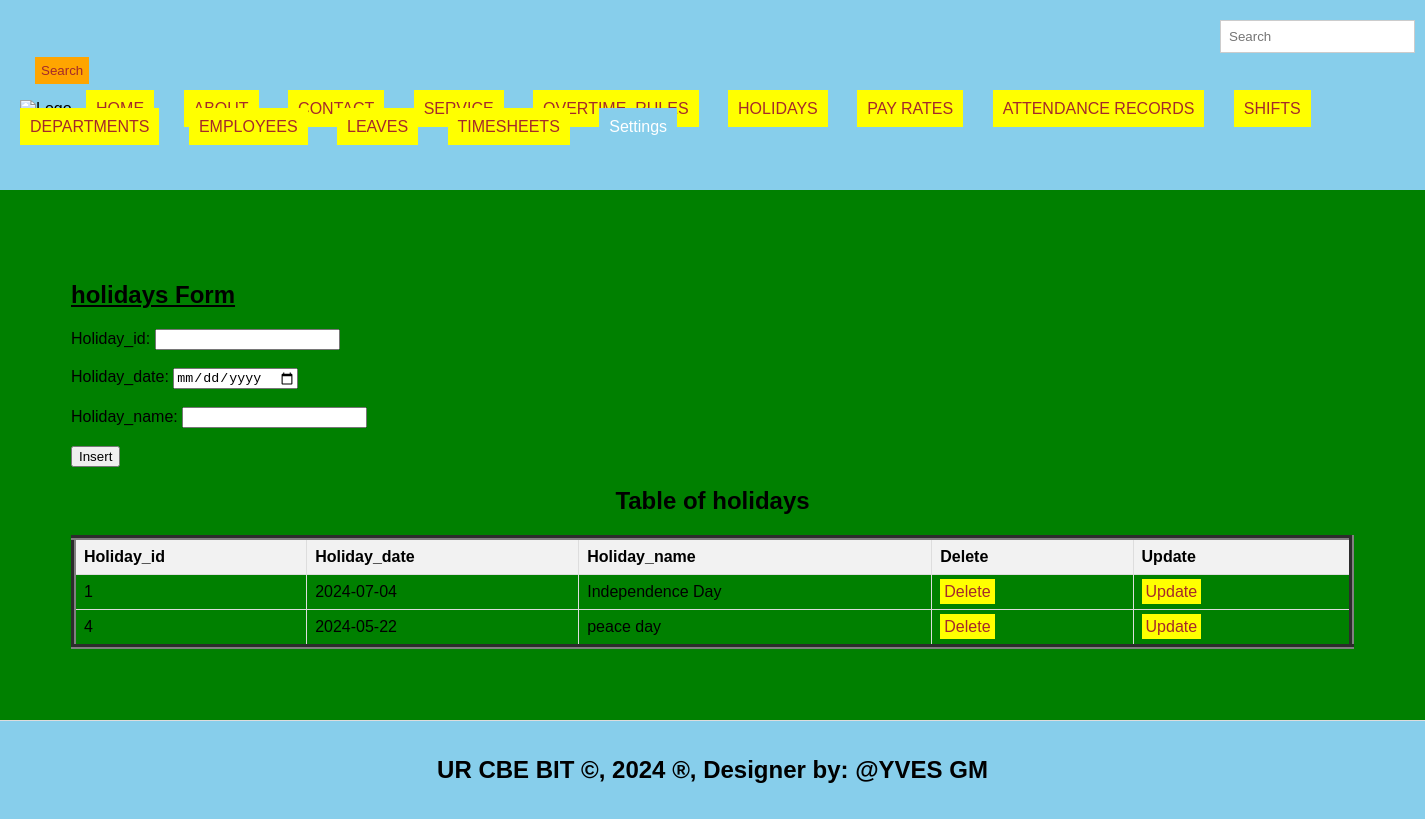
The page /holidays.php on the database its author committed.
### tables this page shows
CREATE TABLE `holidays` (
  `Holiday_id` int(11) NOT NULL,
  `Holiday_date` date NOT NULL,
  `Holiday_name` varchar(50) NOT NULL
);

### holidays.php (the view, shortened to what this page needs)
<!DOCTYPE html>
<html lang="en">
<head>
  <link rel="stylesheet" type="text/css" href="style.css" title="style 1" media="screen, tv, projection, handheld, print"/>
  </head>
  <header>
<body bgcolor="green">
  <form class="d-flex" role="search" action="search.php">
      <input class="form-control me-2" type="search" placeholder="Search" aria-label="Search" name="query">
      <button class="btn btn-outline-success" type="submit">Search</button>
    </form>
  <ul style="list-style-type: none; padding: 0;">
    <li style="display: inline; margin-right: 10px;">
  </li>
    <li style="display: inline; margin-right: 10px;"><a href="./home.html">HOME</a>
  </li>
    <li style="display: inline; margin-right: 10px;"><a href="./about.html">ABOUT</a>
  </li>
    <li style="display: inline; margin-right: 10px;"><a href="./contact.html">CONTACT</a>
  </li>
    <li style="display: inline; margin-right: 10px;"><a href="./Service.html">SERVICE</a>
  </li>
    <li style="display: inline; margin-right: 10px;"><a href="./overtime_rules.php">OVERTIME_RULES</a>
  </li>
    <li style="display: inline; margin-right: 10px;"><a href="./holidays.php">HOLIDAYS</a>
  </li>
    <li style="display: inline; margin-right: 10px;"><a href="./pay_rates.php">PAY RATES</a>
  </li>
    <li style="display: inline; margin-right: 10px;"><a href="./attendance_records.php">ATTENDANCE RECORDS</a>
  </li>
    <li style="display: inline; margin-right: 10px;"><a href="./shifts.php">SHIFTS</a>
  </li>
    <li style="display: inline; margin-right: 10px;"><a href="./departments.php">DEPARTMENTS</a>
  </li>
    <li style="display: inline; margin-right: 10px;"><a href="./employees.php">EMPLOYEES</a>
  </li>
  <li style="display: inline; margin-right: 10px;"><a href="./leaves.php">LEAVES</a>
  </li>
  <li style="display: inline; margin-right: 10px;"><a href="./timesheets.php">TIMESHEETS</a>
  </li>
    <li class="dropdown" style="display: inline; margin-right: 10px;">
      <a href="#" style="padding: 10px; color: white; background-color: skyblue; text-decoration: none; margin-right: 15px;">Settings</a>
    </li><br><br>
  </ul>
</header>
<section>
    <h1><u> holidays Form </u></h1>
    <form method="post" onsubmit="return confirmInsert();">
        <label for="hid">Holiday_id:</label>
        <input type="number" id="hid" name="hid"><br><br>
        <label for="hod">Holiday_date:</label>
        <input type="date" id="hod" name="hod"><br><br>
        <label for="hn">Holiday_name:</label>
        <input type="text" id="hn" name="hn" required><br><br>
        <input type="submit" name="add" value="Insert">
    </form>
<!DOCTYPE html>
<html>
<head>
</head>
<body>
    <center><h2>Table of holidays</h2></center>
    <table border="5">
        <tr>
            <th>Holiday_id</th>
            <th>Holiday_date</th>
            <th>Holiday_name</th>
            <th>Delete</th>
            <th>Update</th>
        </tr>
        <?php
      include('database_connection.php');
        $sql = "SELECT * FROM holidays";
        $result = $connection->query($sql);
        if ($result->num_rows > 0) {
            while ($row = $result->fetch_assoc()) {
                $hid = $row['Holiday_id'];
                echo "<tr>
                    <td>" . $row['Holiday_id'] . "</td>
                    <td>" . $row['Holiday_date'] . "</td>
                    <td>" . $row['Holiday_name'] . "</td>
                    <td><a style='padding:4px' href='delete_holidays.php?Holiday_id=$hid'>Delete</a></td>
                    <td><a style='padding:4px' href='update_holidays.php?Holiday_id=$hid'>Update</a></td>
                </tr>";
            }
        } else {
            echo "<tr><td colspan='6'>No data found</td></tr>";
        }
        ?>
    </table>
</body>
    </section>
<footer>
  <center>
    <marquee behavior='alternate'>
    <b><h2>UR CBE BIT &copy, 2024 &reg, Designer by: @YVES GM</h2></b>
  </marquee>
  </center>
</footer>
</body>
</html>

### style.css (style rules this page uses)
body { font-family: Arial, sans-serif; margin: 0; padding: 0; }
.form-control { padding: 8px; margin-left: 4px; border: 1px solid #ccc; }
.btn { padding: 6px; background-color: orange; color: brown; border: none; }
.dropdown { position: relative; display: inline; margin-right: 10px; }
body { font-family: Arial,sans-serif; margin:0; padding:0; }
header { background-color:skyblue; padding: 20px; }
.dropdown { position: right; display:right; direction:rtl; }
section { padding:28px; border-bottom: 1px solid #ddd; }
footer { text-align: center; padding: 15px; background-color:skyblue; }

### holidays.php (style rules this page uses)
a { padding: 10px; color: white; background-color: yellow; text-decoration: none; margin-right: 15px; }
a:link { color: brown; }
button.btn { margin-left: 15px; margin-top: 4px; }
input.form-control { margin-left: 1200px; padding: 8px; }
header { background-color:skyblue; }
section { padding:71px; border-bottom: 1px solid #ddd; }
footer { text-align: center; padding: 15px; background-color:skyblue; }
table { width: 100%; border-collapse: collapse; }
th, td { border: 1px solid #ddd; padding: 8px; text-align: left; }
th { background-color: #f2f2f2; }

### rows shown on the page
holidays: Holiday_id "1", Holiday_date "2024-07-04", Holiday_name "Independence Day"
holidays: Holiday_id "4", Holiday_date "2024-05-22", Holiday_name "peace day"
